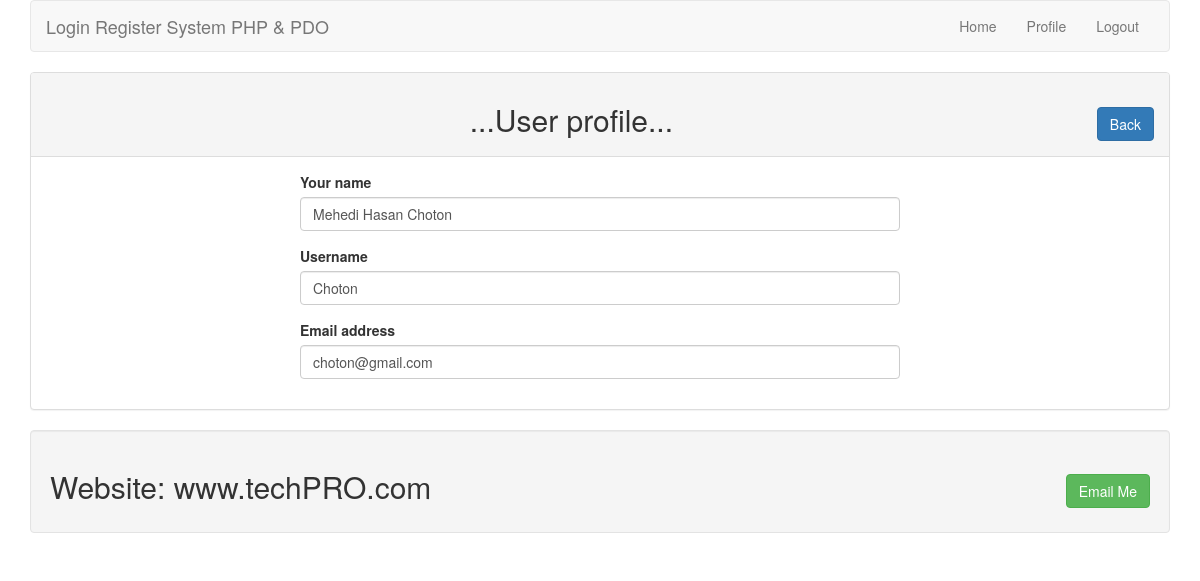
The app's page /profile.php?id=2 (signed in) with its own data.
### tables this page shows
CREATE TABLE `users` (
  `id` int(11) NOT NULL,
  `name` varchar(255) NOT NULL,
  `username` varchar(255) NOT NULL,
  `email` varchar(255) NOT NULL,
  `password` varchar(255) NOT NULL
);

### lib/User.php (called while the page is built, shortened)
<?php
include 'Database.php';
class User
{
	private $table= "users";
	public function getUserById($id)
	{
		$sql= "select * from $this->table where id= :id limit 1";
		$query= dbConnection::myPrepareMethod($sql);
		$query->bindValue(':id', $id);
		$query->execute();
		$result= $query->fetch(PDO::FETCH_OBJ);
		return $result;
	}
}
?>

### lib/Database.php (called while the page is built, shortened)
<?php
	class dbConnection{
		private static $pdo;
		public static function getDatabase(){
			if(!isset(self::$pdo)){
				try{
					self::$pdo= new PDO('mysql: host='.db_host.'; dbname='.db_name, db_user, db_pass);
				}
				catch(PDOException $e){
					echo $e->getMessage();
				}
			}
			return self::$pdo;
		}
		public static function myPrepareMethod($sql){
			return self::getDatabase()->prepare($sql);
		}
	}
?>

### profile.php (the view, shortened to what this page needs)
<?php
  include 'lib/user.php';
  include 'inc/header.php';
?>
<?php
	if(isset($_GET['id']))
	{
		$userid= (int) $_GET['id'];
	}
	$user= new User();
?>
		<div class="panel panel-default">
		    <div class="panel-heading">
			    <h2 class="text-center"> ...User profile... <span class="pull-right">
				<a class="btn btn-primary" href="index.php"> Back </a>
				</span>
				</h2>
			</div>
			<div class="panel-body">
				<div style="max-width:600px; margin:0 auto">
					<?php
						$userdata= $user->getUserById($userid);
						if($userdata)
						{
					?>
					<form action=" " method="POST">
		                <div class="form-group">
						    <label for="name">Your name</label>
							<input type="text" id="name" name="name" class="form-control" value="<?php echo $userdata->name; ?>"/ >
						</div>
						<div class="form-group">
						    <label for="username">Username</label>
							<input type="text" id="username" name="username" class="form-control"  value="<?php echo $userdata->username; ?>"/ >
						</div>
						<div class="form-group">
						    <label for="email">Email address</label>
							<input type="text" id="email" name="email" class="form-control" value="<?php echo $userdata->email; ?>"/ >
						</div>
		            </form>
					<?php } ?>
	            </div>
			</div>
		</div>
<?php include 'inc/footer.php';	?>

### records on screen
users: name "Mehedi Hasan Choton", username "Choton", email "choton@gmail.com"
